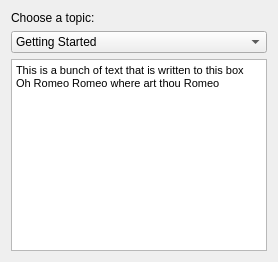
            <widget class="QWidget" name="tab">
             <attribute name="title">
              <string>Welcome</string>
             </attribute>
             <layout class="QVBoxLayout" name="verticalLayout_3">
              <item>
               <widget class="QLabel" name="label_10">
                <property name="text">
                 <string>Choose a topic:</string>
                </property>
               </widget>
              </item>
              <item>
               <widget class="QComboBox" name="comboBox_8">
                <item>
                 <property name="text">
                  <string>Getting Started</string>
                 </property>
                </item>
                <item>
                 <property name="text">
                  <string>Using the Interface</string>
                 </property>
                </item>
               </widget>
              </item>
              <item>
               <widget class="QTextEdit" name="textEdit_2">
                <property name="readOnly">
                 <bool>true</bool>
                </property>
                <property name="html">
                 <string>&lt;!DOCTYPE HTML PUBLIC &quot;-//W3C//DTD HTML 4.0//EN&quot; &quot;http://www.w3.org/TR/REC-html40/strict.dtd&quot;&gt;
&lt;html&gt;&lt;head&gt;&lt;meta name=&quot;qrichtext&quot; content=&quot;1&quot; /&gt;&lt;style type=&quot;text/css&quot;&gt;
p, li { white-space: pre-wrap; }
&lt;/style&gt;&lt;/head&gt;&lt;body style=&quot; font-family:'MS Shell Dlg 2'; font-size:8.25pt; font-weight:400; font-style:normal;&quot;&gt;
&lt;p style=&quot; margin-top:0px; margin-bottom:0px; margin-left:0px; margin-right:0px; -qt-block-indent:0; text-indent:0px;&quot;&gt;This is a bunch of text that is written to this box&lt;/p&gt;
&lt;p style=&quot; margin-top:0px; margin-bottom:0px; margin-left:0px; margin-right:0px; -qt-block-indent:0; text-indent:0px;&quot;&gt;Oh Romeo Romeo where art thou Romeo&lt;/p&gt;&lt;/body&gt;&lt;/html&gt;</string>
                </property>
               </widget>
              </item>
             </layout>
            </widget>
